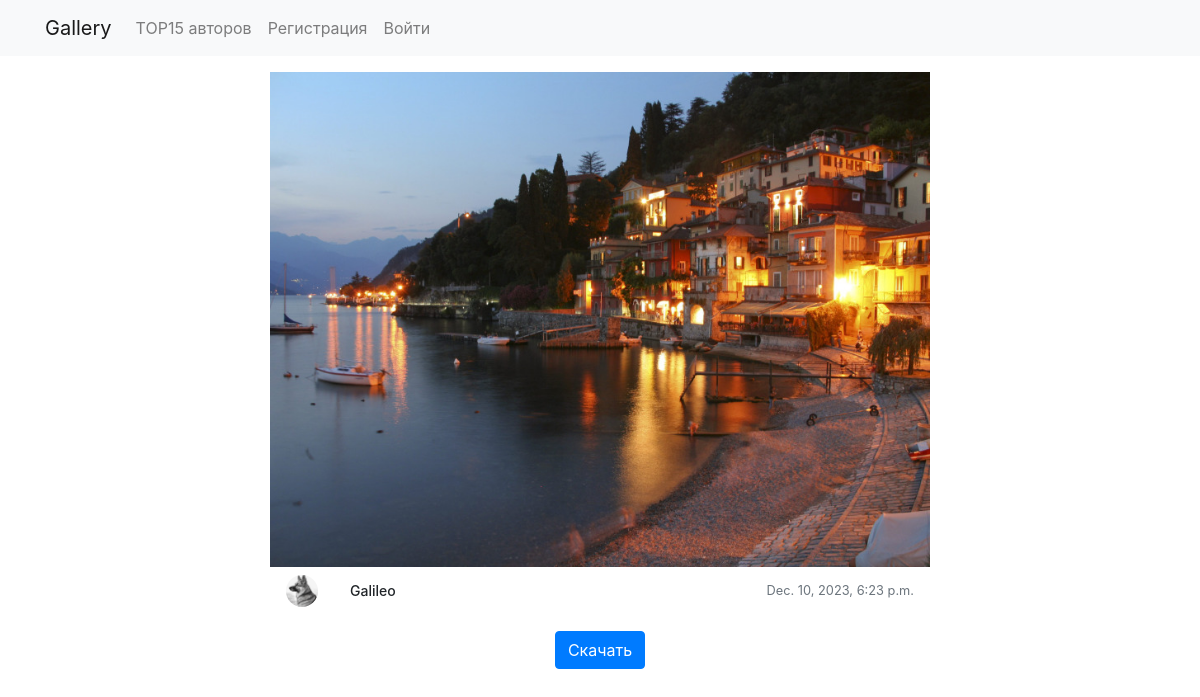
/image/7/, run on the app's committed database.
### cards/models.py (models this page shows, shortened)
class Picture(models.Model):
    categories = (
        ('nature', 'Nature'),
        ('city', 'City'),
        ('cars', 'Cars'),
        ('animals', 'Animals'),
        ('Hi-Tech', 'Hi-Tech'),
        ('sport', 'Sport'),
        ('cosmos', 'Cosmos'),
        ('science', 'Science'),
        ('minimalism', 'Minimalism'),
        ('new year', 'Новый год'),
    )
    author = models.ForeignKey(User, on_delete=models.SET_NULL, null=True)
    image = models.ImageField(upload_to='images/')
    title = models.CharField('Название', max_length=50, default='')
    rating = models.IntegerField('Rating')  # Рейтинг изображения
    downloads = models.IntegerField('Скачали')  # Количество скачиваний
    tags = models.ManyToManyField(to=Tag, blank=True)
    date = models.DateTimeField('Дата публикации', auto_now_add=True)
    category = models.CharField(choices=categories, max_length=30)
    class Meta:
        ordering = ['date', 'rating']

### users/models.py (models this page shows, shortened)
class Account(models.Model):
    user = models.OneToOneField(User, on_delete=models.CASCADE, primary_key=True)
    nickname = models.CharField(max_length=100)
    account_image = models.ImageField(default='default.jpg', upload_to='account_images')
    image = models.ImageField(upload_to='images/')

### cards/views.py (the view)
# urls.py: path('image/<int:image_id>/', views.image_detail, name='cards_image_detail'),
def image_detail(request, image_id):
    picture = get_object_or_404(Picture, id=image_id)
    is_author = request.user == picture.author
    template_name = 'cards/image_detail_profile.html' if is_author else 'cards/image_detail.html'
    context = {'picture': picture}
    return render(request, template_name, context)

### cards/templates/cards/image_detail.html (shortened to what this page needs)
{% extends 'main/base.html' %}
{% load static %}
{% block content %}
<div class="row">
    <div class="col-md-12">
        <div class="custom-card position-relative">
            <div class="custom-card-body">
                <img src="{{ picture.image.url }}" alt="Image" class="img-fluid">
            </div>
            <div class="custom-card-footer d-flex justify-content-between align-items-center">
                <div class="d-flex align-items-center">
                    <img src="{{ picture.author.account.account_image.url }}" alt="Avatar Image" class="custom-avatar mr-2">
                    <h5 class="card-title mb-0 ml-4">{{ picture.author }}</h5>
                </div>
                <small class="text-muted">{{ picture.date }}</small>
            </div>
        </div>
        <div class="row mt-3">
            <div class="col text-center">
                <form method="post" action="{% url 'download_image' picture.id %}">
                    <button type="submit" class="btn btn-primary">Скачать</button>
                </form>
            </div>
        </div>
    </div>
</div>
{% endblock %}

### main/static/main/css/style.css (style rules this page uses)
body { margin: 0; padding: 0; }
.card-title { font-size: 14px; }
.custom-card { margin-bottom: 20px; max-width: 660px; margin: 0 auto; }
.custom-card img { max-width: 100%; }
.custom-card-footer { display: flex; justify-content: space-between; align-items: center; padding: 8px 16px; position: relative; }
.custom-avatar { width: 32px; height: 32px; object-fit: cover; border-radius: 50%; display: block; }

### data on the page
Picture: image (picture), author.account.account_image (picture), author "Galileo", date "Dec. 10, 2023, 6:23 p.m."
